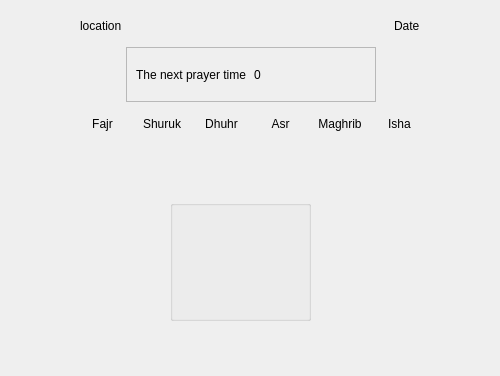
<?xml version="1.0" encoding="UTF-8"?>
<ui version="4.0">
 <class>HomeWidget</class>
 <widget class="QWidget" name="HomeWidget">
  <property name="geometry">
   <rect>
    <x>0</x>
    <y>0</y>
    <width>500</width>
    <height>376</height>
   </rect>
  </property>
  <property name="maximumSize">
   <size>
    <width>16777215</width>
    <height>16777215</height>
   </size>
  </property>
  <property name="windowTitle">
   <string>Form</string>
  </property>
  <widget class="QWidget" name="widget" native="true">
   <property name="geometry">
    <rect>
     <x>76</x>
     <y>113</y>
     <width>350</width>
     <height>60</height>
    </rect>
   </property>
   <layout class="QGridLayout" name="gridLayout">
    <property name="topMargin">
     <number>0</number>
    </property>
    <item row="0" column="1">
     <widget class="QLabel" name="shurukLabel">
      <property name="text">
       <string>Shuruk</string>
      </property>
      <property name="alignment">
       <set>Qt::AlignCenter</set>
      </property>
     </widget>
    </item>
    <item row="0" column="3">
     <widget class="QLabel" name="asrLabel">
      <property name="text">
       <string>Asr</string>
      </property>
      <property name="alignment">
       <set>Qt::AlignCenter</set>
      </property>
     </widget>
    </item>
    <item row="1" column="0">
     <widget class="QLabel" name="fajrTime">
      <property name="minimumSize">
       <size>
        <width>0</width>
        <height>32</height>
       </size>
      </property>
      <property name="text">
       <string/>
      </property>
      <property name="alignment">
       <set>Qt::AlignCenter</set>
      </property>
     </widget>
    </item>
    <item row="0" column="0">
     <widget class="QLabel" name="fajrLabel">
      <property name="text">
       <string>Fajr</string>
      </property>
      <property name="alignment">
       <set>Qt::AlignCenter</set>
      </property>
     </widget>
    </item>
    <item row="0" column="2">
     <widget class="QLabel" name="dhurLabel">
      <property name="text">
       <string>Dhuhr</string>
      </property>
      <property name="alignment">
       <set>Qt::AlignCenter</set>
      </property>
     </widget>
    </item>
    <item row="1" column="1">
     <widget class="QLabel" name="shurukTime">
      <property name="minimumSize">
       <size>
        <width>0</width>
        <height>32</height>
       </size>
      </property>
      <property name="maximumSize">
       <size>
        <width>16777215</width>
        <height>16777215</height>
       </size>
      </property>
      <property name="text">
       <string/>
      </property>
      <property name="alignment">
       <set>Qt::AlignCenter</set>
      </property>
     </widget>
    </item>
    <item row="0" column="4">
     <widget class="QLabel" name="maghribLabel">
      <property name="text">
       <string>Maghrib</string>
      </property>
      <property name="alignment">
       <set>Qt::AlignCenter</set>
      </property>
     </widget>
    </item>
    <item row="0" column="5">
     <widget class="QLabel" name="ishaLabel">
      <property name="text">
       <string>Isha</string>
      </property>
      <property name="alignment">
       <set>Qt::AlignCenter</set>
      </property>
     </widget>
    </item>
    <item row="1" column="2">
     <widget class="QLabel" name="dhurTime">
      <property name="minimumSize">
       <size>
        <width>0</width>
        <height>32</height>
       </size>
      </property>
      <property name="text">
       <string/>
      </property>
      <property name="alignment">
       <set>Qt::AlignCenter</set>
      </property>
     </widget>
    </item>
    <item row="1" column="3">
     <widget class="QLabel" name="asrTime">
      <property name="minimumSize">
       <size>
        <width>0</width>
        <height>32</height>
       </size>
      </property>
      <property name="text">
       <string/>
      </property>
      <property name="alignment">
       <set>Qt::AlignCenter</set>
      </property>
     </widget>
    </item>
    <item row="1" column="4">
     <widget class="QLabel" name="maghribTime">
      <property name="minimumSize">
       <size>
        <width>0</width>
        <height>32</height>
       </size>
      </property>
      <property name="text">
       <string/>
      </property>
      <property name="alignment">
       <set>Qt::AlignCenter</set>
      </property>
     </widget>
    </item>
    <item row="1" column="5">
     <widget class="QLabel" name="ishaTime">
      <property name="minimumSize">
       <size>
        <width>0</width>
        <height>32</height>
       </size>
      </property>
      <property name="text">
       <string/>
      </property>
      <property name="alignment">
       <set>Qt::AlignCenter</set>
      </property>
     </widget>
    </item>
   </layout>
  </widget>
  <widget class="QWidget" name="widget_3" native="true">
   <property name="geometry">
    <rect>
     <x>80</x>
     <y>10</y>
     <width>340</width>
     <height>31</height>
    </rect>
   </property>
   <layout class="QHBoxLayout" name="horizontalLayout">
    <item>
     <widget class="QLabel" name="locationLabel">
      <property name="text">
       <string>location</string>
      </property>
     </widget>
    </item>
    <item>
     <spacer name="horizontalSpacer">
      <property name="orientation">
       <enum>Qt::Horizontal</enum>
      </property>
      <property name="sizeHint" stdset="0">
       <size>
        <width>40</width>
        <height>20</height>
       </size>
      </property>
     </spacer>
    </item>
    <item>
     <widget class="QLabel" name="dateLabel">
      <property name="text">
       <string>Date</string>
      </property>
     </widget>
    </item>
   </layout>
  </widget>
  <widget class="QFrame" name="nextPrayerFrame">
   <property name="geometry">
    <rect>
     <x>126</x>
     <y>47</y>
     <width>250</width>
     <height>55</height>
    </rect>
   </property>
   <property name="frameShape">
    <enum>QFrame::StyledPanel</enum>
   </property>
   <property name="frameShadow">
    <enum>QFrame::Raised</enum>
   </property>
   <layout class="QHBoxLayout" name="horizontalLayout_2">
    <item>
     <widget class="QLabel" name="nextPrayerLabel">
      <property name="text">
       <string>The next prayer time</string>
      </property>
     </widget>
    </item>
    <item>
     <widget class="QLabel" name="untilTimeLabel">
      <property name="text">
       <string>0</string>
      </property>
     </widget>
    </item>
   </layout>
  </widget>
  <widget class="QGroupBox" name="serviceBox">
   <property name="geometry">
    <rect>
     <x>170</x>
     <y>200</y>
     <width>141</width>
     <height>121</height>
    </rect>
   </property>
   <property name="title">
    <string/>
   </property>
   <layout class="QVBoxLayout" name="verticalLayout_3">
    <item>
     <widget class="QLabel" name="serviceContent">
      <property name="text">
       <string/>
      </property>
      <property name="textFormat">
       <enum>Qt::RichText</enum>
      </property>
      <property name="scaledContents">
       <bool>true</bool>
      </property>
      <property name="wordWrap">
       <bool>true</bool>
      </property>
     </widget>
    </item>
   </layout>
  </widget>
 </widget>
 <resources/>
 <connections/>
</ui>
